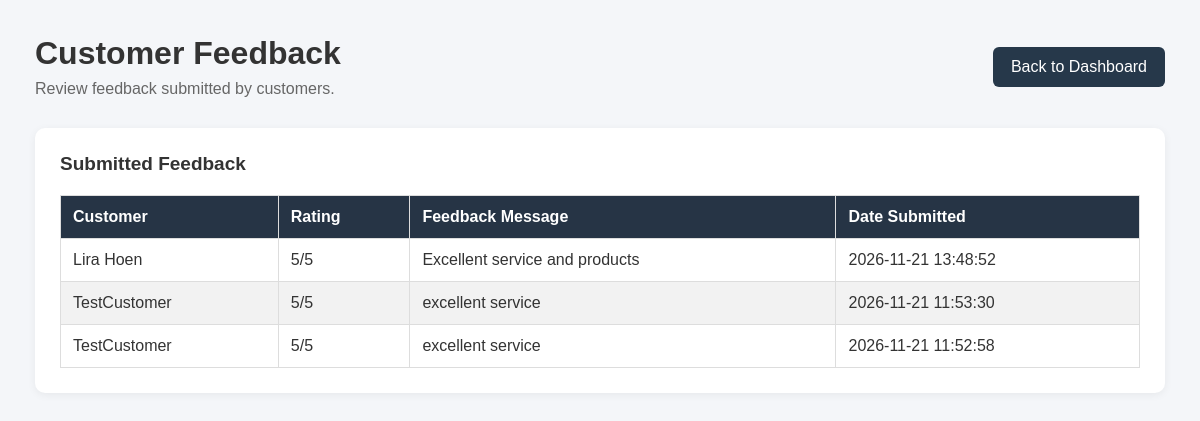
The app's page /manage_feedback with its own data.
### tables this page shows
CREATE TABLE feedback (
                feedback_id INTEGER PRIMARY KEY AUTOINCREMENT,
                customer_name TEXT,
                rating INTEGER NOT NULL,
                feedback_message TEXT NOT NULL,
                feedback_date TIMESTAMP DEFAULT CURRENT_TIMESTAMP
            );

### app.py (the view)
@app.route('/manage_feedback')
def manage_feedback():
    connection = get_db_connection()
    all_feedback = connection.execute('''
        SELECT * FROM feedback
        ORDER BY feedback_id DESC
    ''').fetchall()
    connection.close()
    return render_template(
        'manage_feedback.html',
        feedback=all_feedback
    )

### app.py (called while the page is built)
def get_db_connection():
    connection = sqlite3.connect('general_store.db')
    connection.row_factory = sqlite3.Row
    return connection

### templates/manage_feedback.html (shortened to what this page needs)
<!DOCTYPE html>
<html>
<head>
    <link rel="stylesheet" href="{{ url_for('static', filename='css/style.css') }}">
</head>
<body>
    <div class="container">
        <div class="main-content">
            <div class="page-header">
                <div>
                    <h1>Customer Feedback</h1>
                    <p>Review feedback submitted by customers.</p>
                </div>
                <a href="{{ url_for('dashboard') }}" class="back-button">
                    Back to Dashboard
                </a>
            </div>
            <div class="dashboard-section">
                <h2>Submitted Feedback</h2>
                <table>
                    <thead>
                        <tr>
                            <th>Customer</th>
                            <th>Rating</th>
                            <th>Feedback Message</th>
                            <th>Date Submitted</th>
                        </tr>
                    </thead>
                    <tbody>
                        {% for item in feedback %}
                        <tr>
                            <td>
                                {{ item['customer_name'] or 'Anonymous' }}
                            </td>
                            <td>{{ item['rating'] }}/5</td>
                            <td>{{ item['feedback_message'] }}</td>
                            <td>{{ item['feedback_date'] }}</td>
                        </tr>
                        {% else %}
                        <tr>
                            <td colspan="4">No feedback has been submitted yet.</td>
                        </tr>
                        {% endfor %}
                    </tbody>
                </table>
            </div>
        </div>
    </div>
</body>
</html>

### static/css/style.css (style rules this page uses)
* { margin: 0; padding: 0; box-sizing: border-box; font-family: Arial, sans-serif; }
body { background-color: #f4f6f9; color: #333; }
.container { display: flex; min-height: 100vh; }
.main-content { flex: 1; max-width: 1400px; margin: 0 auto; padding: 35px; }
.dashboard-section { background-color: white; padding: 25px; border-radius: 10px; margin-bottom: 25px; min-height: 130px; }
.dashboard-section h2 { margin-bottom: 18px; font-size: 19px; }
.page-header { display: flex; justify-content: space-between; align-items: center; gap: 20px; margin-bottom: 30px; }
.page-header h1 { margin-bottom: 8px; }
.page-header p { color: #666; }
.back-button { display: inline-block; padding: 11px 18px; background-color: #26384a; color: white; text-decoration: none; border-radius: 6px; white-space: nowrap; }
.dashboard-section { background: white; padding: 25px; margin-bottom: 25px; border-radius: 10px; box-shadow: 0 2px 8px rgba(0, 0, 0, 0.06); }
.dashboard-section h2 { margin-bottom: 10px; }
table { width: 100%; border-collapse: collapse; margin-top: 20px; background-color: white; }
th, td { border: 1px solid #ddd; padding: 12px; text-align: left; }
th { background-color: #263445; color: white; }
tr:nth-child(even) { background-color: #f2f2f2; }

### records on screen
feedback: customer_name "Lira Hoen", rating "5", feedback_message "Excellent service and products", feedback_date "2026-11-21 13:48:52"
feedback: customer_name "TestCustomer", rating "5", feedback_message "excellent service", feedback_date "2026-11-21 11:53:30"
feedback: customer_name "TestCustomer", rating "5", feedback_message "excellent service", feedback_date "2026-11-21 11:52:58"
